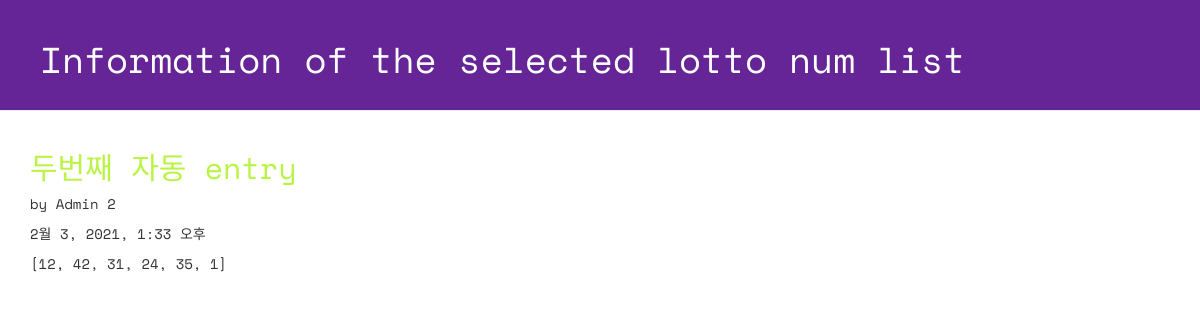
Page /lotto/3/detail on the committed database.
### lotto/models.py (models this page shows, shortened)
class GuessNumbers(models.Model):
    name = models.CharField(max_length=24) #번호 리스트 이름
    text = models.CharField(max_length=255) #번호 리스트 설명
    lottos = models.CharField(max_length=255, default='[1, 2, 3, 4, 5, 6]') #번호가 담길 str
    num_lotto = models.IntegerField(default=5) #번호 set 개수
    update_date = models.DateTimeField()

### lotto/views.py (the view)
# urls.py: path('lotto/<int:lottokey>/detail', views.detail, name = 'detail'),
def detail(request, lottokey):
    lotto = GuessNumbers.objects.get(pk=lottokey) #pk = data 순서
    return render(request, 'lotto/detail.html', {'lotto':lotto})

### lotto/templates/lotto/detail.html (shortened to what this page needs)
<!DOCTYPE html>
{% load staticfiles %}
<html lang="ko">
<head>
 <link rel="stylesheet" href="//maxcdn.bootstrapcdn.com/bootstrap/3.2.0/css/bootstrap.min.css">
 <link rel="stylesheet" href="//maxcdn.bootstrapcdn.com/bootstrap/3.2.0/css/bootstrap-theme.min.css">
 <link rel="stylesheet" href="{% static 'css/lotto.css'%}">
</head>
<body>
 <div class="page-header">
   <h1>Information of the selected lotto num list</h1>
 </div>
 <div class="container lotto">
   <h2>{{ lotto.text }}</h2>
   <p> by {{ lotto.name }}</p>
   <p> {{ lotto.update_date }}</p>
   <p> {{ lotto.lottos | linebreaksbr }}</p>
 </div>
</body>
</html>

### lotto/static/css/lotto.css (style rules this page uses)
.page-header { background-color: #652596; margin-top: 0; padding: 20px 20px 20px 40px; font-family: 'Space Mono', monospace; }
.page-header h1 { color: #FFFFFF; }
.container { font-family: 'Space Mono', monospace; }
.container h2 { color: #B9F442; }

### rows in the picture
GuessNumbers: text "두번째 자동 entry", name "Admin 2", update_date "2월 3, 2021, 1:33 오후", lottos "[12, 42, 31, 24, 35, 1]"
